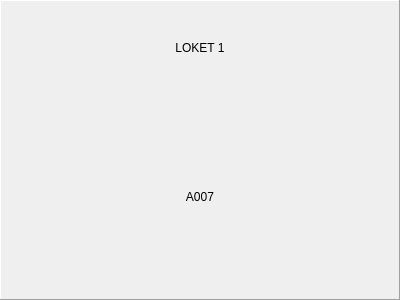
<?xml version="1.0" encoding="UTF-8"?>
<ui version="4.0">
 <class>NodeBase</class>
 <widget class="QWidget" name="NodeBase">
  <property name="geometry">
   <rect>
    <x>0</x>
    <y>0</y>
    <width>400</width>
    <height>300</height>
   </rect>
  </property>
  <property name="windowTitle">
   <string>Form</string>
  </property>
  <layout class="QVBoxLayout" name="verticalLayout_2">
   <property name="spacing">
    <number>0</number>
   </property>
   <property name="leftMargin">
    <number>0</number>
   </property>
   <property name="topMargin">
    <number>0</number>
   </property>
   <property name="rightMargin">
    <number>0</number>
   </property>
   <property name="bottomMargin">
    <number>0</number>
   </property>
   <item>
    <widget class="QFrame" name="frame">
     <property name="frameShape">
      <enum>QFrame::Panel</enum>
     </property>
     <property name="frameShadow">
      <enum>QFrame::Raised</enum>
     </property>
     <property name="lineWidth">
      <number>1</number>
     </property>
     <layout class="QVBoxLayout" name="verticalLayout">
      <property name="spacing">
       <number>0</number>
      </property>
      <property name="leftMargin">
       <number>0</number>
      </property>
      <property name="topMargin">
       <number>0</number>
      </property>
      <property name="rightMargin">
       <number>0</number>
      </property>
      <property name="bottomMargin">
       <number>0</number>
      </property>
      <item>
       <widget class="DLabel" name="displayedName">
        <property name="sizePolicy">
         <sizepolicy hsizetype="Preferred" vsizetype="Preferred">
          <horstretch>0</horstretch>
          <verstretch>30</verstretch>
         </sizepolicy>
        </property>
        <property name="styleSheet">
         <string notr="true"/>
        </property>
        <property name="frameShape">
         <enum>QFrame::NoFrame</enum>
        </property>
        <property name="frameShadow">
         <enum>QFrame::Raised</enum>
        </property>
        <property name="midLineWidth">
         <number>-2</number>
        </property>
        <property name="text">
         <string>LOKET 1</string>
        </property>
        <property name="alignment">
         <set>Qt::AlignCenter</set>
        </property>
       </widget>
      </item>
      <item>
       <widget class="DLabel" name="queueNo">
        <property name="sizePolicy">
         <sizepolicy hsizetype="Preferred" vsizetype="Preferred">
          <horstretch>0</horstretch>
          <verstretch>65</verstretch>
         </sizepolicy>
        </property>
        <property name="inputMethodHints">
         <set>Qt::ImhNone</set>
        </property>
        <property name="frameShape">
         <enum>QFrame::NoFrame</enum>
        </property>
        <property name="frameShadow">
         <enum>QFrame::Raised</enum>
        </property>
        <property name="lineWidth">
         <number>1</number>
        </property>
        <property name="text">
         <string>A007</string>
        </property>
        <property name="alignment">
         <set>Qt::AlignCenter</set>
        </property>
       </widget>
      </item>
     </layout>
    </widget>
   </item>
  </layout>
 </widget>
 <customwidgets>
  <customwidget>
   <class>DLabel</class>
   <extends>QLabel</extends>
   <header>Label/dlabel.h</header>
   <container>1</container>
  </customwidget>
 </customwidgets>
 <resources/>
 <connections/>
</ui>
